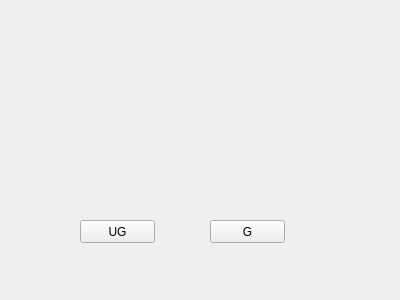
<?xml version="1.0" encoding="UTF-8"?>
<ui version="4.0">
 <class>Ug_or_g</class>
 <widget class="QWidget" name="Ug_or_g">
  <property name="geometry">
   <rect>
    <x>0</x>
    <y>0</y>
    <width>400</width>
    <height>300</height>
   </rect>
  </property>
  <property name="windowTitle">
   <string>Form</string>
  </property>
  <widget class="QPushButton" name="btn_UG">
   <property name="geometry">
    <rect>
     <x>80</x>
     <y>220</y>
     <width>75</width>
     <height>23</height>
    </rect>
   </property>
   <property name="text">
    <string>UG</string>
   </property>
  </widget>
  <widget class="QPushButton" name="btn_G">
   <property name="geometry">
    <rect>
     <x>210</x>
     <y>220</y>
     <width>75</width>
     <height>23</height>
    </rect>
   </property>
   <property name="text">
    <string>G</string>
   </property>
  </widget>
 </widget>
 <resources/>
 <connections/>
</ui>
